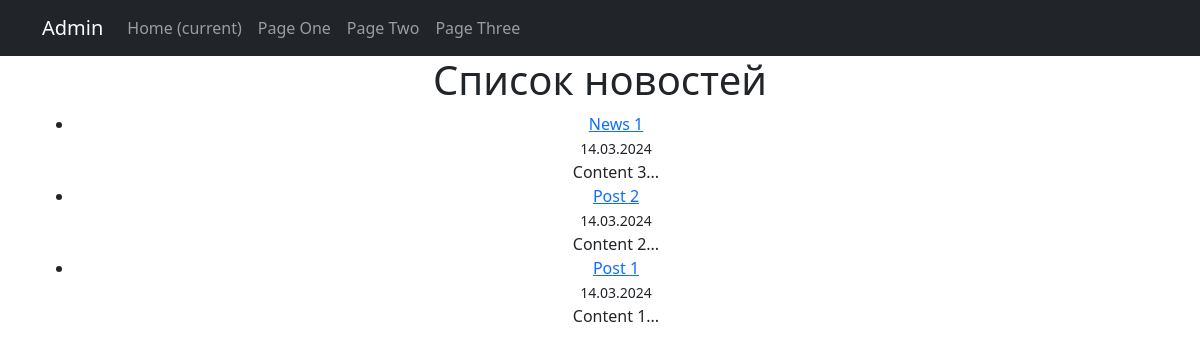
The page /news/ on the database as committed earlier.
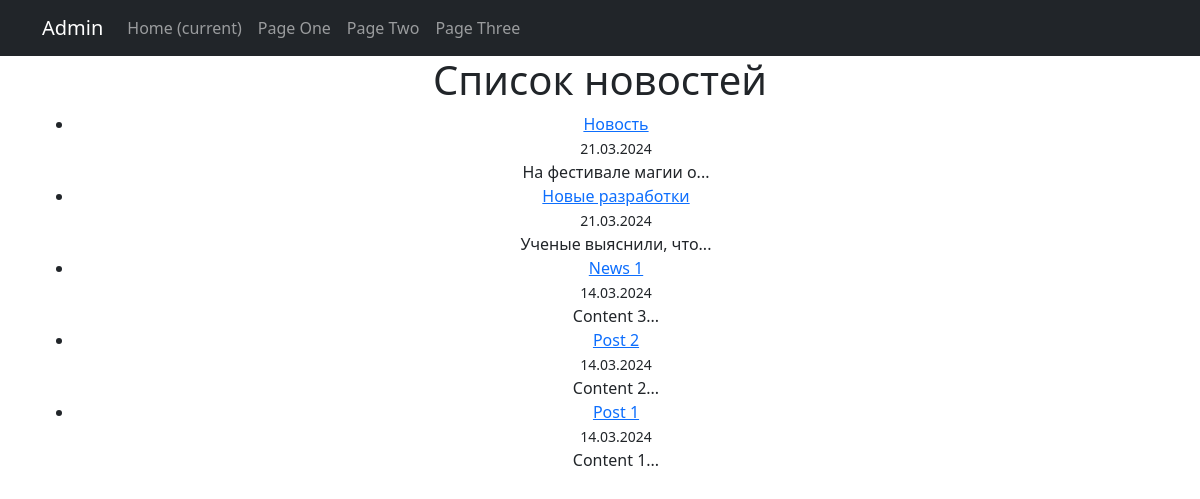
The same page on the database as committed later.
### News/models.py (models this page shows, shortened)
class Post(models.Model):
    author = models.ForeignKey(Author, on_delete=models.CASCADE)
    POST_TYPES = [
        ('article', 'Статья'),
        ('news', 'Новость')
    ]
    post_type = models.CharField(max_length=7, choices=POST_TYPES)
    created_at = models.DateTimeField(auto_now_add=True)
    categories = models.ManyToManyField(Category, through='PostCategory')
    title = models.CharField(max_length=255)
    content = models.TextField()
    rating = models.IntegerField(default=0)

### News/views.py (the view)
# urls.py: path('news/', PostList.as_view(), name='news_list'),
class PostList(ListView):
    model = Post
    ordering = '-created_at'
    template_name = 'News.html'
    context_object_name = 'news'

### templates/News.html
{% extends 'flatpages/default.html' %}
{% block content %}
    <h1>Список новостей</h1>
    <ul>
        {% for post in news %}
        <li>
            <a href="{% url 'news_detail' post.pk %}">{{ post.title }}</a>
            <br>
            <small>{{ post.created_at|date:"d.m.Y" }}</small>
            <br>
            {{ post.content|slice:":20" }}...
        </li>
        {% endfor %}
    </ul>
{% endblock %}

### templates/flatpages/default.html (shortened to what this page needs)
<!DOCTYPE html>
<html lang="en">
    <head>
        {% load static %}
        <link href="{% static 'css/styles.css' %}" rel="stylesheet" />
    </head>
    <body>
        <nav class="navbar navbar-expand-lg navbar-dark bg-dark static-top">
           <div class="container">
               <a class="navbar-brand" href="/admin/">Admin</a>
               <div class="collapse navbar-collapse" id="navbarResponsive">
                   <ul class="navbar-nav ml-auto">
                       <li class="nav-item active">
                           <a class="nav-link" href="#">Home
                               <span class="sr-only">(current)</span>
                           </a>
                       </li>
                       <li class="nav-item">
                           <a class="nav-link" href="#">Page One</a>
                       </li>
                       <li class="nav-item">
                           <a class="nav-link" href="#">Page Two</a>
                       </li>
                       <li class="nav-item">
                           <a class="nav-link" href="#">Page Three</a>
                       </li>
                   </ul>
               </div>
           </div>
        </nav>
        <div class="container">
           <div class="row">
               <div class="col-lg-12 text-center">
                   {% block content %}{% endblock content %}
               </div>
           </div>
        </div>
    </body>
</html>

Rows that differ between the two databases and show on the page:
added Post: title "Новость", created_at "21.03.2024", content "На фестивале магии о"
added Post: title "Новые разработки", created_at "21.03.2024", content "Ученые выяснили, что"
